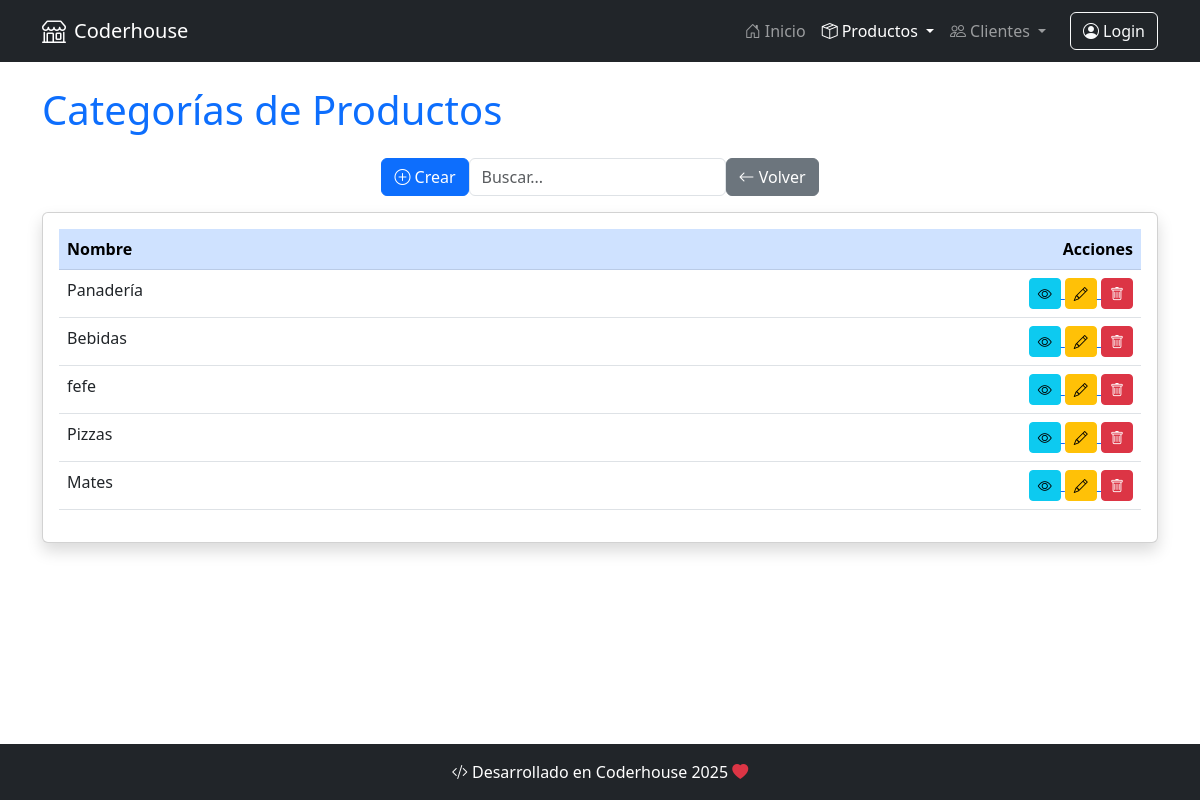
The app's page /producto/productocategoria/list/, older data.
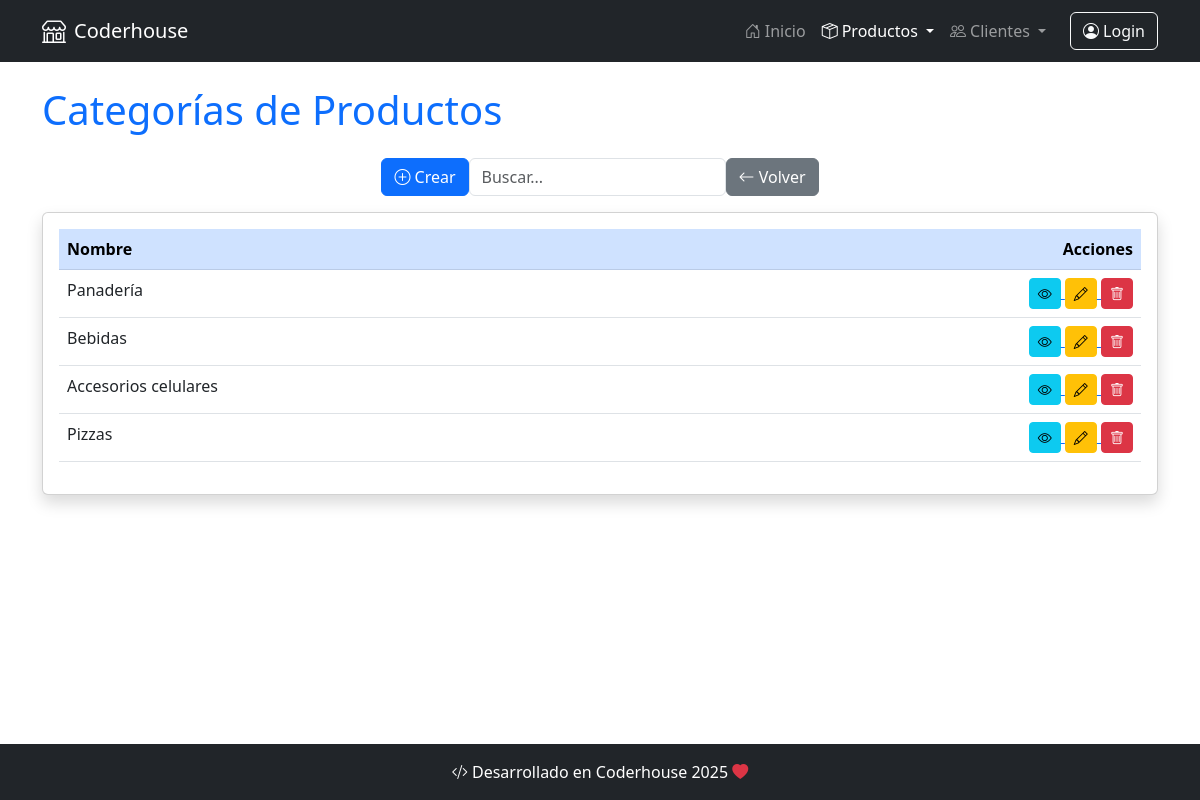
The same page, newer data.
### producto/models.py (models this page shows, shortened)
class ProductoCategoria(models.Model):
    nombre = models.CharField(max_length=100, unique=True)
    descripcion = models.TextField(blank=True, null=True)
    class Meta:
        verbose_name = "Categoría de Producto"
        verbose_name_plural = "Categorías de Productos"

### producto/views.py (the view)
class ProductoCategoriaListView(ListView):
    model = models.ProductoCategoria
    def get_queryset(self):
        consulta = self.request.GET.get("consulta")
        if consulta:
            queryset = models.ProductoCategoria.objects.filter(nombre__icontains=consulta)
        else:
            queryset = models.ProductoCategoria.objects.all()
        return queryset

### producto/templates/producto/productocategoria_list.html
{% extends 'core/base.html' %}
{% block title %}
    Categorías de Productos
{% endblock title %}
{% block content %}
    <div class="d-flex justify-content-center mb-3">
        <a href="{% url 'producto:productocategoria_create' %}" class="btn btn-primary">
            <i class="bi bi-plus-circle "></i> Crear
        </a>
        <form method="get">
            <input type="text" name="consulta" class="form-control" placeholder="Buscar...">
        </form>
        <a href="{% url 'producto:index' %}" class="btn btn-secondary">
            <i class="bi bi-arrow-left"></i> Volver
        </a>
    </div>
    <div class="card shadow">
        <div class="card-body">
            <div class="table-responsive">
                <table class="table table-hover">
                    <thead class="table-primary">
                        <tr>
                            <th>Nombre</th>
                            <th class="text-end">Acciones</th>
                        </tr>
                    </thead>
                    <tbody>
                        {% for categoria in object_list %}
                            <tr>
                                <td>{{ categoria.nombre }}</td>
                                <td class="text-end">
                                    <a href="{% url 'producto:productocategoria_detail' categoria.id %}">
                                        <button class="btn btn-info btn-sm" title="Ver detalles">
                                            <i class="bi bi-eye"></i>
                                        </button>
                                    </a>
                                   <a href="{% url 'producto:productocategoria_update' categoria.id %}">
                                        <button class="btn btn-warning btn-sm" title="Modificar">
                                            <i class="bi bi-pencil"></i>
                                        </button>
                                   </a>
                                    <a href="{% url 'producto:productocategoria_delete' categoria.id %}">
                                        <button class="btn btn-danger btn-sm" title="Eliminar">
                                            <i class="bi bi-trash"></i>
                                        </button>
                                    </a>
                                </td>
                            </tr>
                        {% empty %}
                            <tr>
                                <td colspan="3" class="text-center">No hay categorías registradas</td>
                            </tr>
                        {% endfor %}
                    </tbody>
                </table>
            </div>
        </div>
    </div>
{% endblock content %}

Row changes from the older to the newer data that the page shows:
removed ProductoCategoria: nombre "Mates"
changed ProductoCategoria: nombre "fefe" → "Accesorios celulares"
